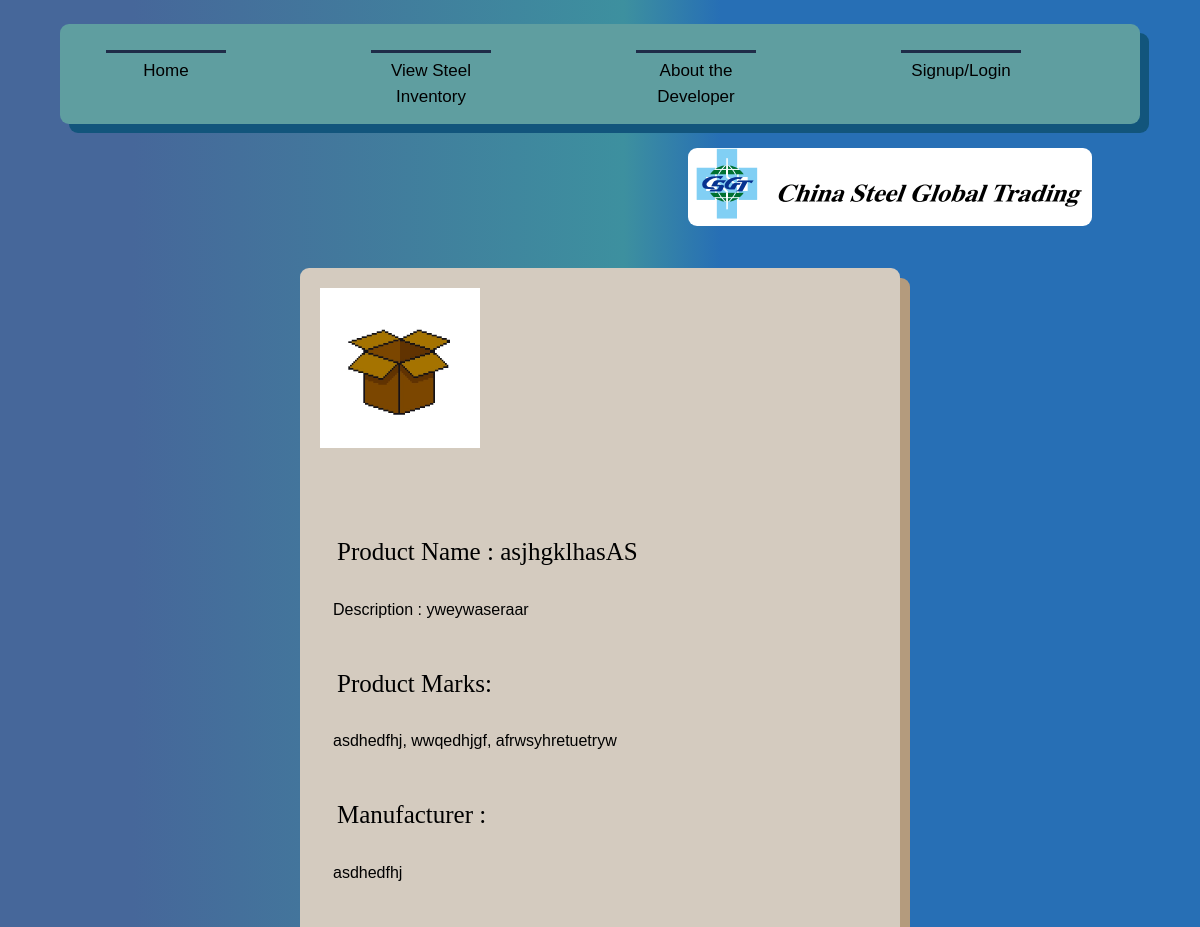
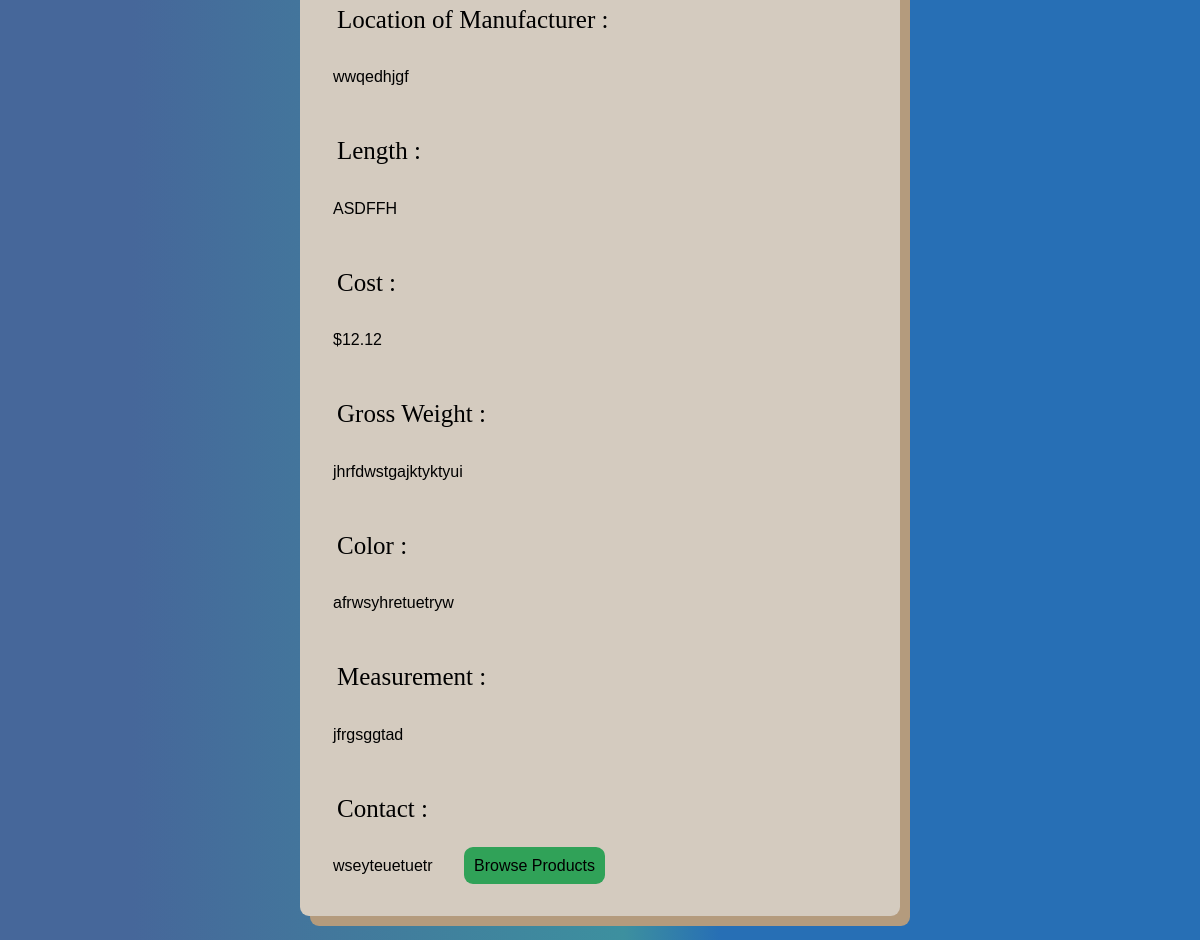
Page /view/16/ on the committed database (2 pictures, top to bottom).
### Inventory/models.py (models this page shows, shortened)
class Product(models.Model): #Steels, not food
    objects = models.Manager()
    Name = models.CharField(max_length=200, unique=True)
    Image = models.ImageField(default= "images/defproduct.jpg", blank=True, upload_to="images/") #not have image if we dont have one, uploaded to images folder automatically
    Manufacturer = models.CharField(default=None, max_length=100)
    ManuLoc = models.CharField(default=None,max_length=255)
    Color = models.CharField(default=None, max_length=20)
    Status = models.BooleanField(default=True) #Records incase of removed
    Measurement = models.CharField(default=None, max_length=30)
    Description = models.CharField(default=None, max_length=500)
    GrossWeight = models.CharField(default=None, max_length=40)
    Marks = models.CharField(default=None, null=True, max_length=300)
    Length = models.CharField(max_length=20)
    Cost = models.DecimalField(default=0, validators=[DecimalValidator(5,2)], decimal_places=2, max_digits=7) #declared value USD
    Stock = models.BigIntegerField(default=0)
    Contact = models.CharField(max_length=500)

### Inventory/views.py (the view)
# urls.py: path('view/<int:pk>/', views.Info, name='view'),
def Info(request,pk):
    condition = ""
    CurrentProd = get_object_or_404(Product, pk=pk)
    if request.user.is_authenticated:
        condition = True
        if request.session.get('NAVIGATE') == "confirmorder" or request.session.get('NAVIGATE') == "confirmtrans":
            print('DELETED CACHE')
            request.session['Remarks'] = None
            request.session['productname'] = None
            request.session['OrderedPRem'] = None
            request.session['OrderPname'] = None
            request.session['manufacturer'] = None
            request.session['Order'] = None
        request.session['NAVIGATE'] = "info"
        return render(request, 'Inventory/Info.html',{
            'C' : condition,
            'P' : CurrentProd
        })
    else:
        condition = False
        return render(request, 'Inventory/Info.html',{
            'C' : condition,
            'P' : CurrentProd
        })

### Inventory/templates/Inventory/Info.html (shortened to what this page needs)
{% extends 'Inventory/base.html' %}
{% load static %}
    {% block content %}
    <br><br>
    {% if C == True %}
    <br>
        <div class="container">
            <img class="image" style="float: left; margin: 10px;" src="{{P.Image.url}}"> <br><br><br><br><br><br><br><br><br>
            <div class="Largetext"> Product Name : {{P.Name}}</div><br>
            <span class="Largetext"> Description : </span> <br><br> <span class="bodytext">{{P.Description}} </span> <br><br>
            <div class="Largetext"> Product Marks: </div> <span class="bodytext"> {{ P.Marks }} </span><br><br>
            <div class="Largetext"> Manufacturer : </div> <span class="bodytext"> {{P.Manufacturer}} </span> <br><br>
            <div class="Largetext"> Location of Manufacturer : </div> <span class="bodytext"> {{P.ManuLoc}} </span> <br> <br>
            <div class="Largetext"> Length : </div> <span class="bodytext"> {{P.Length}} </span> <br> <br>
            <div class="Largetext"> Cost : </div> <span class="bodytext"> ${{P.Cost}} </span> <br> <br>
            <div class="Largetext"> Gross Weight : </div> <span class="bodytext"> {{P.GrossWeight}} </span> <br> <br>
            <div class="Largetext"> Color : </div> <span class="bodytext"> {{P.Color}} </span> <br> <br>
            <div class="Largetext"> Measurement : </div> <span class="bodytext"> {{P.Measurement}} </span> <br> <br>
            <div class="Largetext"> Contact : </div> <span class="bodytext"> {{P.Contact}} </span>
            <div style="margin-left: 2vw; display: inline-flex; margin-bottom: 2vh;" id="buts">
                <a class="Button w-auto" href="{% url 'edit' pk=P.pk %}"> Edit Info </a>
                <a class="Button" id="edittemp" style="margin-left: 1vw;"> Delete Product </a>
                <a class="Button" href="{% url 'Products' %}" id="browse"> Browse Products </a> <br> <br>
            </div>
        </div>
        <br>
        <div class="container" id="tempbox">
            <div class="Largetext"> Are you sure you sure you want to delete product: {{P.Name}}? </div>
            <a class="Button" type="submit" id="temp" href="{% url 'deleteproduct' pk=P.pk %}"> Yes </a>
            <a class="Button" id="hideme"> No </a>
        </div>
    {% elif C == False %}
    <br>
    <div class="container">
        <img src="{{ P.Image.url }}" class="image" style="float:left; margin: 10px;"> <br><br><br><br><br><br><br><br><br><br>
        <div class="Largetext"> Product Name : {{P.Name}}</div>
        <span class="bodytext desc"> Description : {{P.Description}} </span> <br><br>
        <div class="Largetext"> Product Marks: </div> <span class="bodytext"> {{ P.Marks }} </span><br><br>
        <div class="Largetext"> Manufacturer : </div> <span class="bodytext"> {{P.Manufacturer}} </span> <br><br>
        <div class="Largetext"> Location of Manufacturer : </div> <span class="bodytext"> {{P.ManuLoc}} </span> <br> <br>
        <div class="Largetext"> Length : </div> <span class="bodytext"> {{P.Length}} </span> <br> <br>
        <div class="Largetext"> Cost : </div> <span class="bodytext"> ${{P.Cost}} </span> <br> <br>
        <div class="Largetext"> Gross Weight : </div> <span class="bodytext"> {{P.GrossWeight}} </span> <br> <br>
        <div class="Largetext"> Color : </div> <span class="bodytext"> {{P.Color}} </span> <br> <br>
        <div class="Largetext"> Measurement : </div> <span class="bodytext"> {{P.Measurement}} </span> <br> <br>
        <div class="Largetext"> Contact : </div> <span class="bodytext"> {{P.Contact}} </span>
        <a class="Button" href="{% url 'Products' %}" id="browse"> Browse Products </a> <br><br>
    </div>
    {% endif %}
    <br><br<br>
    {% endblock %}

### Inventory/templates/Inventory/Info.html (style rules this page uses)
.bodytext { margin-left: 1.5vw; }
#browse { margin-left: 1vw; margin-bottom: 1vh; }

### rows in the picture
Product: Image (picture), Name "asjhgklhasAS", Description "yweywaseraar", Marks "asdhedfhj, wwqedhjgf, afrwsyhretuetryw", Manufacturer "asdhedfhj", ManuLoc "wwqedhjgf", Length "ASDFFH", Cost "12.12", GrossWeight "jhrfdwstgajktyktyui", Color "afrwsyhretuetryw", Measurement "jfrgsggtad", Contact "wseyteuetuetr"
